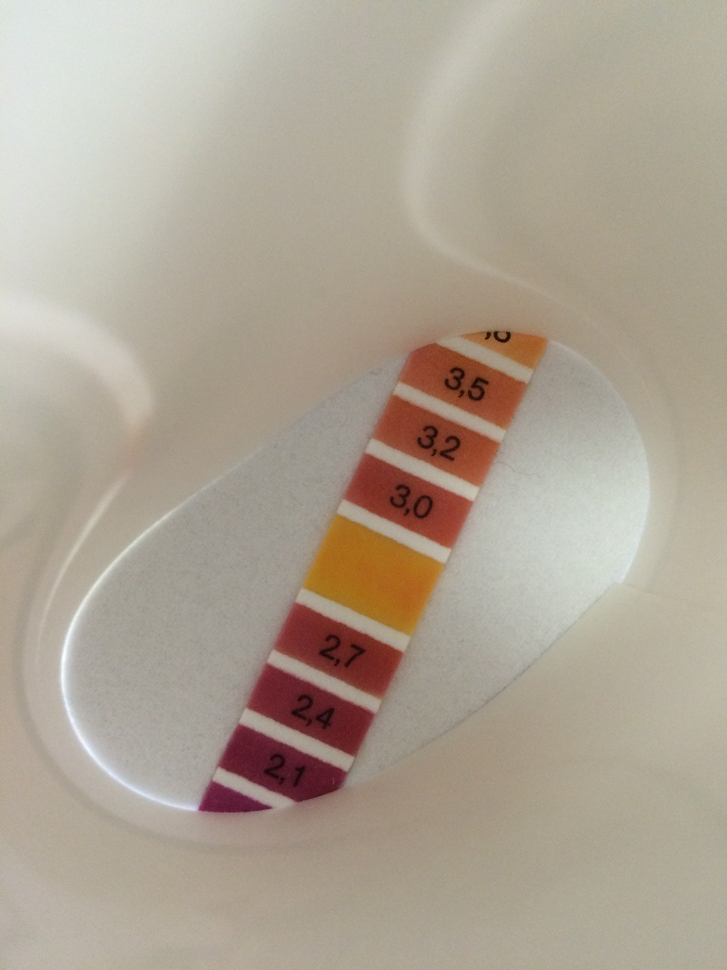
#> input picture IMG_0678.JPG, 727 x 970 px, shrunk from 2448 x 3264 before the run
$ python openimage.py IMG_0678.JPG
#> lines starting #> are read from the running program, lines starting #| are printed output that depends on the picture; after the words box and inside, x2 and y2 are one past the last pixel; in counts of white or black regions, pixels touching at a corner belong together

help  = 'run this with an image as first argument'


import numpy as np
import cv2

import sys

image = sys.argv[1]

# Load an color image in grayscale
img = cv2.imread(image)
#> img is the input picture: shape (970, 727, 3); mean B, G, R 148.6, 163.6, 174.3

hsv = cv2.cvtColor(img, cv2.COLOR_BGR2HSV)
#> hsv: shape (970, 727, 3); mean H, S, V 25.6, 41.9, 174.7

lower_red = np.array([0, 60, 50])
upper_red = np.array([180, 255, 200])

mask = cv2.inRange(hsv, lower_red, upper_red)
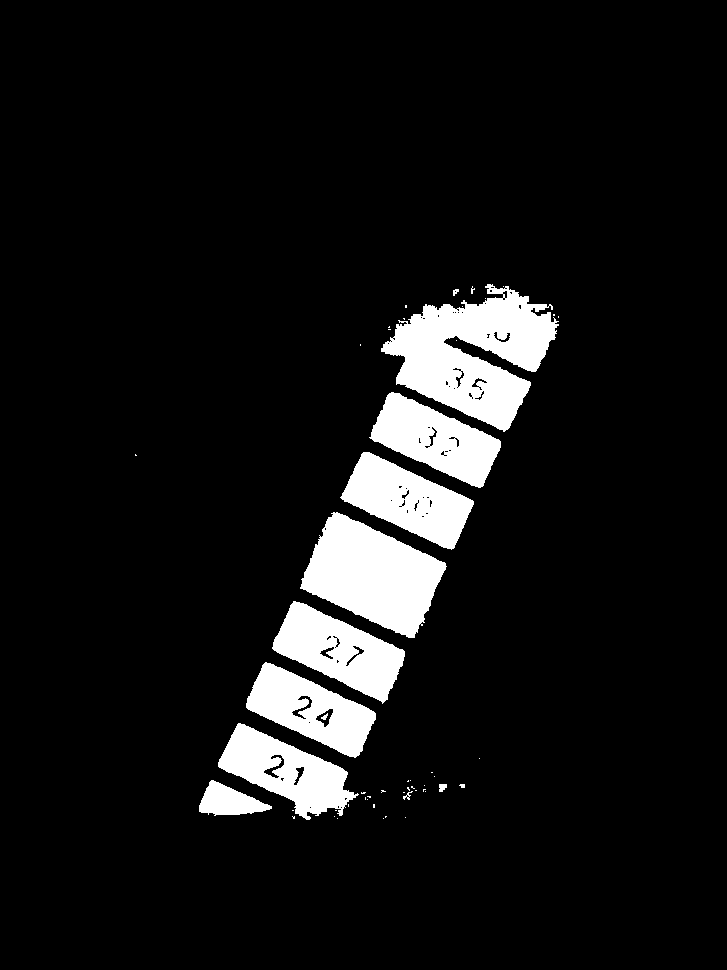
#> mask: shape (970, 727); 8.4% white; 53 white regions (41 under 20 px), largest, box (x1, y1, x2, y2) and area: (381, 284, 559, 432) 14085, (300, 512, 447, 638) 10698, (272, 601, 405, 704) 6797

res = cv2.bitwise_and(img,img, mask= mask)
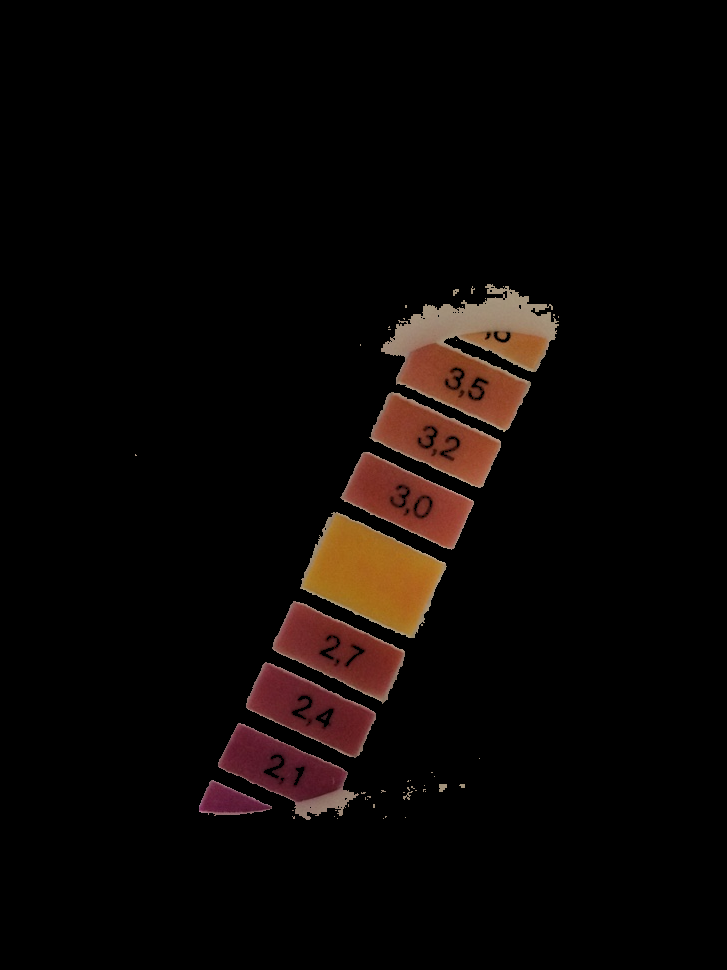
#> res: shape (970, 727, 3); mean B, G, R 4.7, 6.5, 11.3

cv2.namedWindow('img', cv2.WINDOW_NORMAL)
cv2.namedWindow('mask', cv2.WINDOW_NORMAL)
cv2.namedWindow('res', cv2.WINDOW_NORMAL)

cv2.imshow('img',img)
cv2.imshow('mask',mask)
cv2.imshow('res',res)

cv2.waitKey(0)


#cv2.imshow('image',img)
cv2.destroyAllWindows()

$ run again, on IMG_0680.JPG
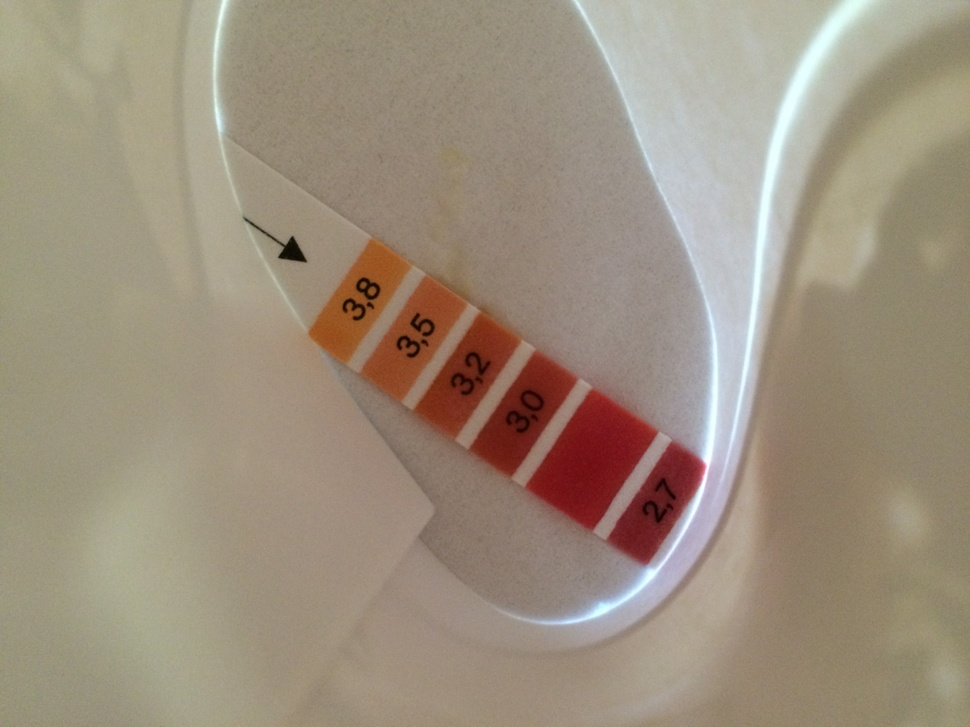
#> input picture IMG_0680.JPG, 970 x 727 px, shrunk from 3264 x 2448 before the run
#> img is the input picture: shape (727, 970, 3); mean B, G, R 125.6, 143.5, 156.9
#> hsv: shape (727, 970, 3); mean H, S, V 27.4, 57, 157.9
#> `mask = cv2.inRange(hsv, lower_red, upper_red)`:
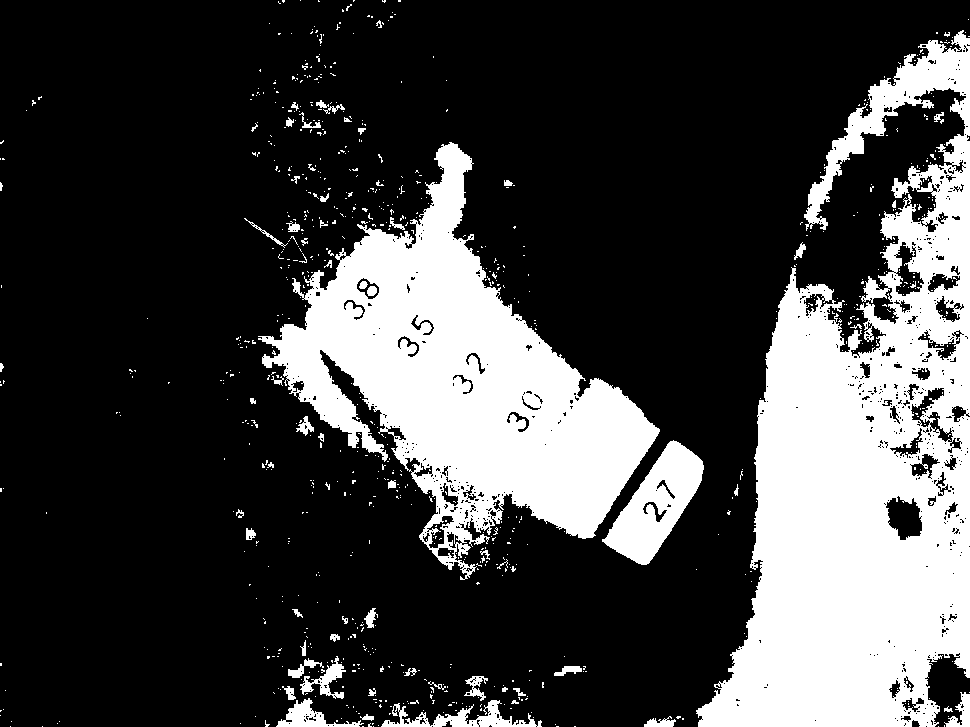
#> mask: shape (727, 970); 26% white; 850 white regions (786 under 20 px), largest, box (x1, y1, x2, y2) and area: (696, 30, 970, 727) 100152, (258, 142, 660, 580) 67813, (602, 440, 704, 565) 5902
#> `res = cv2.bitwise_and(img,img, mask= mask)`:
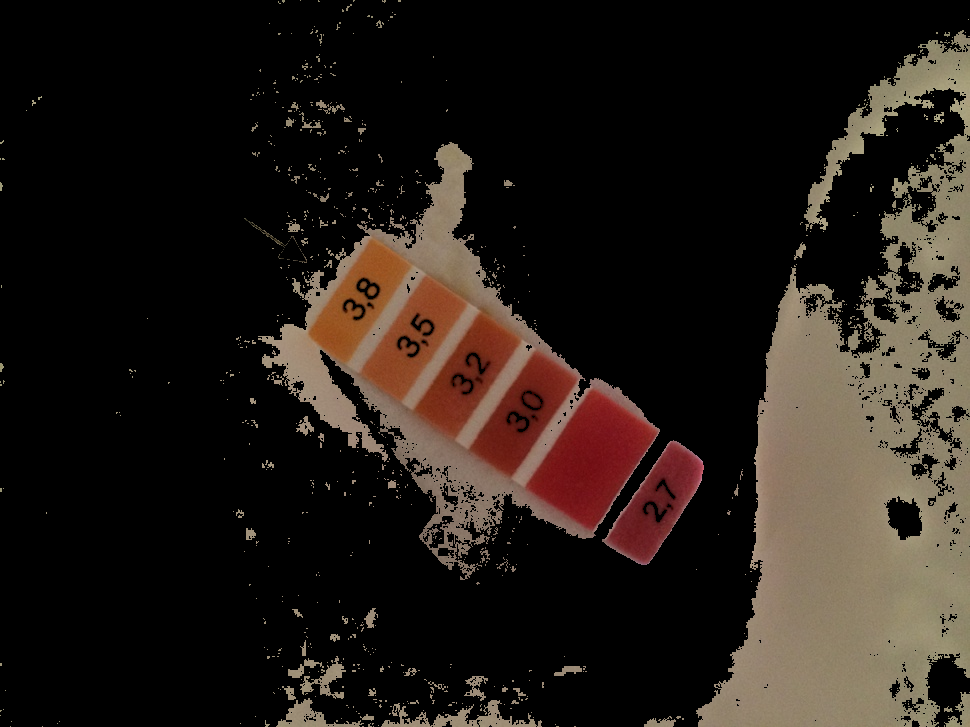
#> res: shape (727, 970, 3); mean B, G, R 23.8, 29.3, 36.8

$ run again, on IMG_0681.JPG
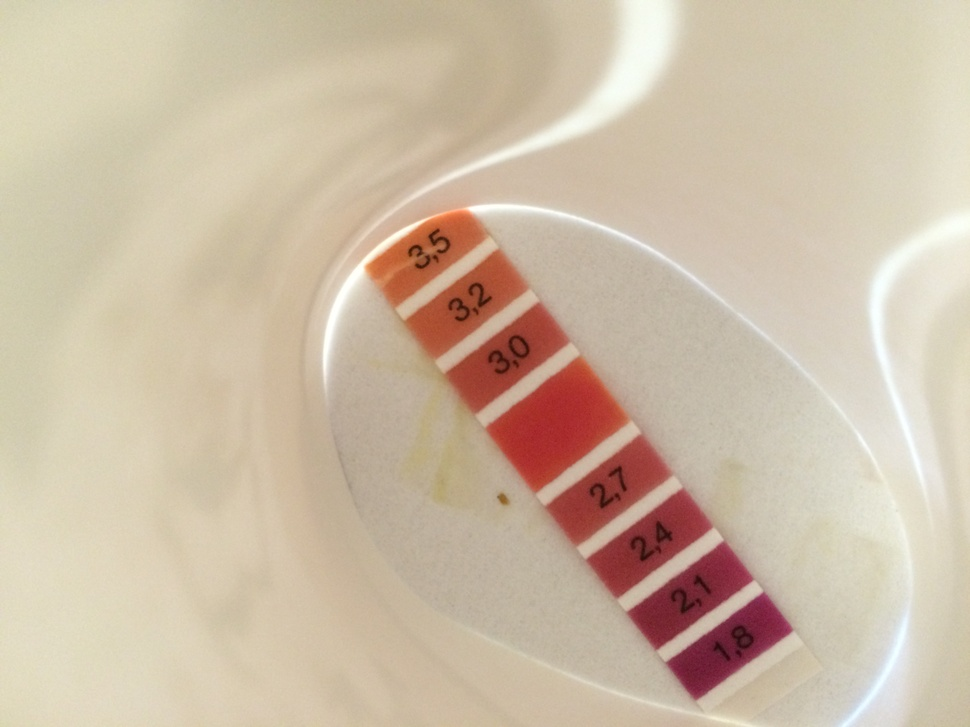
#> input picture IMG_0681.JPG, 970 x 727 px, shrunk from 3264 x 2448 before the run
#> img is the input picture: shape (727, 970, 3); mean B, G, R 166.3, 188, 205.3
#> hsv: shape (727, 970, 3); mean H, S, V 23.4, 51.9, 205.4
#> `mask = cv2.inRange(hsv, lower_red, upper_red)`:
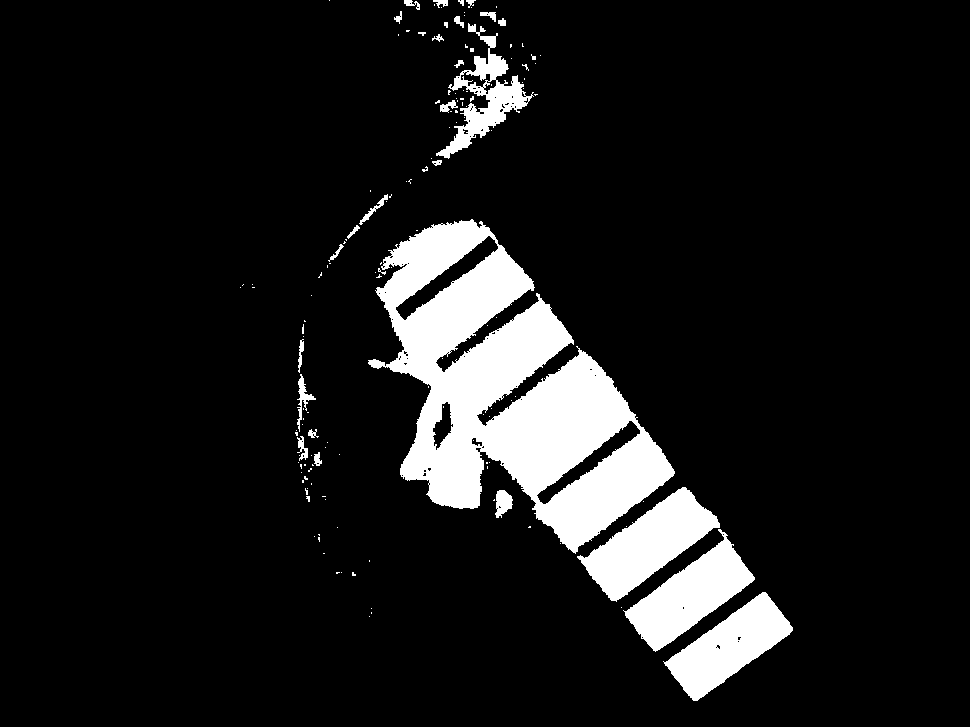
#> mask: shape (727, 970); 10.3% white; 151 white regions (122 under 20 px), largest, box (x1, y1, x2, y2) and area: (368, 219, 675, 554) 46571, (577, 487, 720, 602) 7032, (623, 529, 755, 652) 6518
#> `res = cv2.bitwise_and(img,img, mask= mask)`:
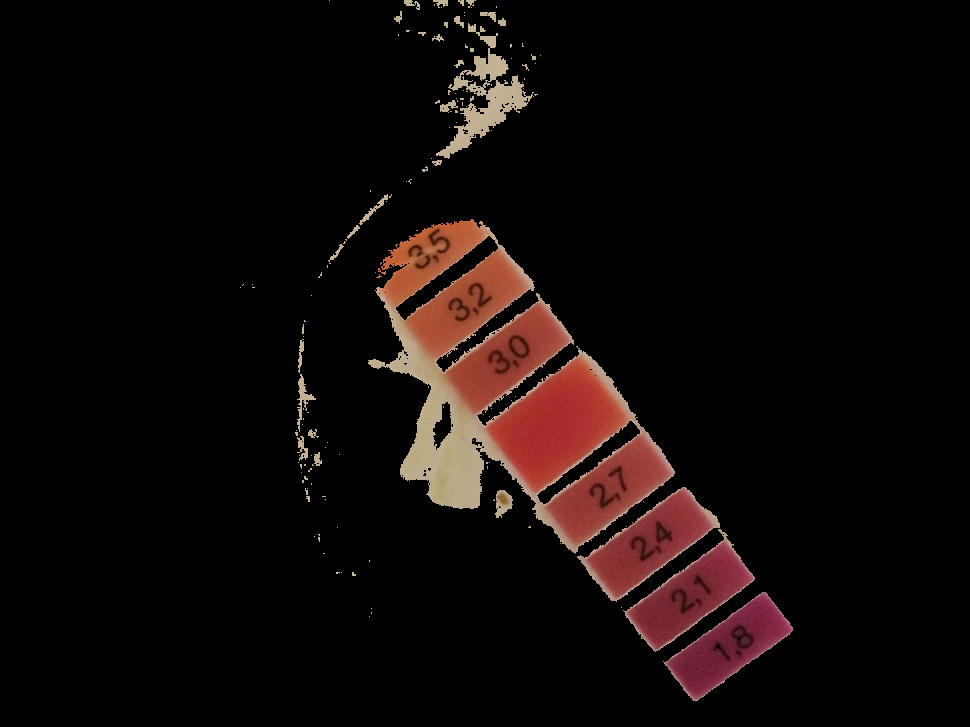
#> res: shape (727, 970, 3); mean B, G, R 8.1, 9.4, 16.5
